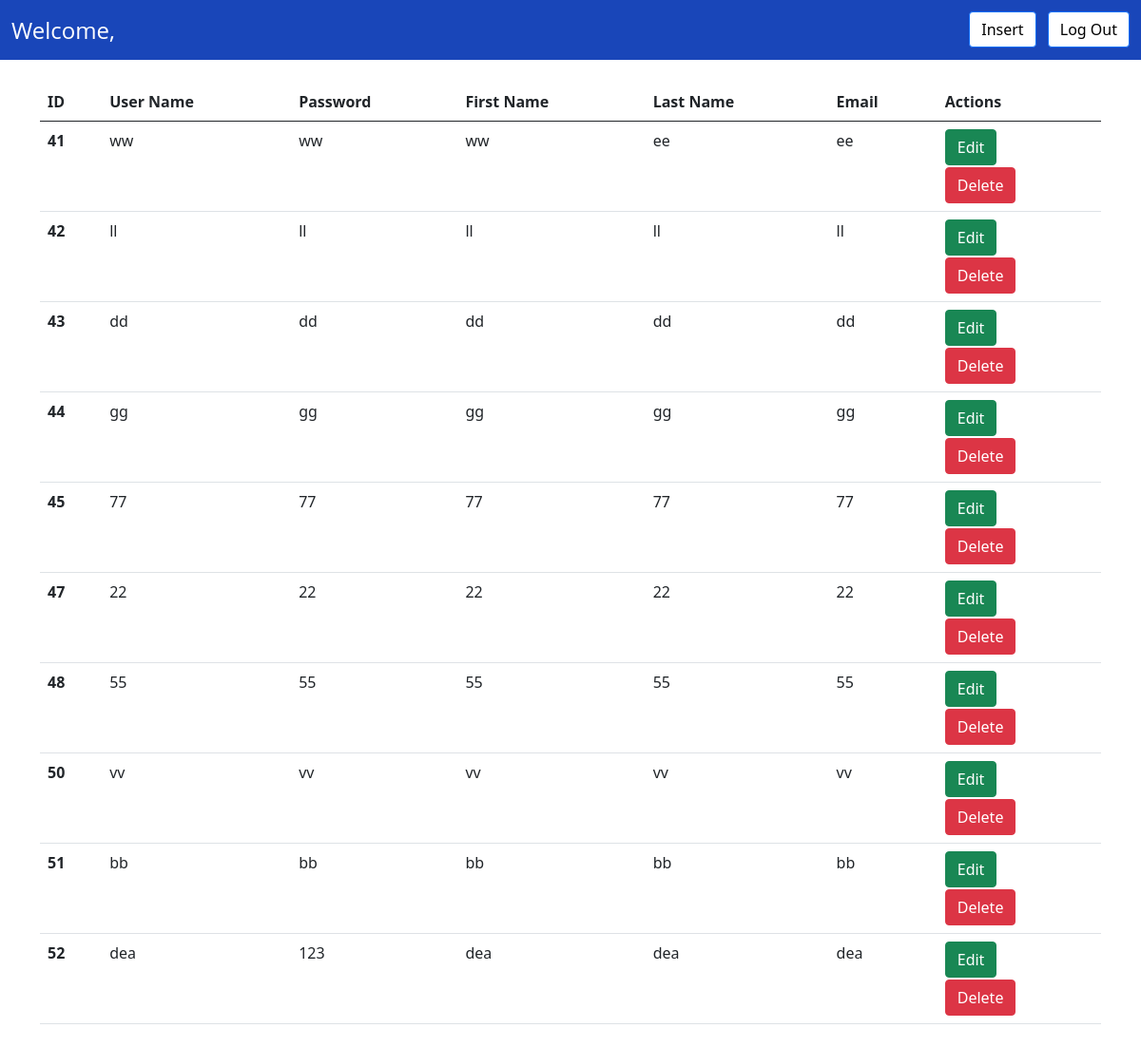
/Login/home.php, run on the app's committed database.
### tables this page shows
CREATE TABLE `users` (
  `id` int(10) unsigned NOT NULL AUTO_INCREMENT,
  `user_name` varchar(255) DEFAULT NULL,
  `password` varchar(255) DEFAULT NULL,
  `fname` varchar(255) DEFAULT NULL,
  `lname` varchar(255) DEFAULT NULL,
  `email` varchar(255) DEFAULT NULL,
  PRIMARY KEY (`id`)
);

### Login/home.php (the view, shortened to what this page needs)
<!doctype html>
<html lang="en">
<head>
  <link href="https://cdn.jsdelivr.net/npm/bootstrap@5.0.2/dist/css/bootstrap.min.css" rel="stylesheet">
</head>
<body>
<nav class="navbar navbar-expand-lg navbar-dark" style="background-color: #1946b9;">
  <div class="container-fluid">
    <h1 style="color: #ffffff; font-size: 24px; margin-top: 10px; font-family: 'Open Sans', sans-serif;">
      Welcome, <?php echo $_SESSION['fname']; ?>
    </h1>
    <form id="insert-form-toggle" class="d-inline">
      <button type="button" class="btn btn-primary me-2" style="background-color: white; color: black;">Insert</button>
      <button id="logout-button" type="button" class="btn btn-primary" style="background-color: white; color: black;">Log Out</button>
    </form>
  </div>
</nav>
<div class="container my-4">
  <table class="table">
    <thead>
      <tr>
        <th>ID</th>
        <th>User Name</th>
        <th>Password</th>
        <th>First Name</th>
        <th>Last Name</th>
        <th>Email</th>
        <th>Actions</th>
      </tr>
    </thead>
    <tbody>
      <?php
        include "db_conn.php";
        $sql = "SELECT * FROM users";
        $result = $conn->query($sql);
        while ($row = $result->fetch_assoc()) {
          echo "
          <tr>
            <th>$row[id]</th>
            <td>$row[user_name]</td>
            <td>$row[password]</td>
            <td>$row[fname]</td>
            <td>$row[lname]</td>
            <td>$row[email]</td>
            <td class='button-container'>
            <form method='POST' class='edit-form'>
              <input type='hidden' name='edit_button' value='$row[id]'>
              <button type='submit' class='btn btn-success'>Edit</button>
            </form>
            <form method='POST' class='delete-form'>
              <input type='hidden' name='delete_button' value='$row[id]'>
              <button type='submit' class='btn btn-danger' style='margin-top: 2px;'>Delete</button>
            </form>
            </td>
          </tr>
          ";
        }
      ?>
    </tbody>
  </table>
</div>
    </body>
    </html>

### data on the page
users: id "41", user_name "ww", password "ww", fname "ww", lname "ee", email "ee"
users: id "42", user_name "ll", password "ll", fname "ll", lname "ll", email "ll"
users: id "43", user_name "dd", password "dd", fname "dd", lname "dd", email "dd"
users: id "44", user_name "gg", password "gg", fname "gg", lname "gg", email "gg"
users: id "45", user_name "77", password "77", fname "77", lname "77", email "77"
users: id "47", user_name "22", password "22", fname "22", lname "22", email "22"
users: id "48", user_name "55", password "55", fname "55", lname "55", email "55"
users: id "50", user_name "vv", password "vv", fname "vv", lname "vv", email "vv"
users: id "51", user_name "bb", password "bb", fname "bb", lname "bb", email "bb"
users: id "52", user_name "dea", password "123", fname "dea", lname "dea", email "dea"
